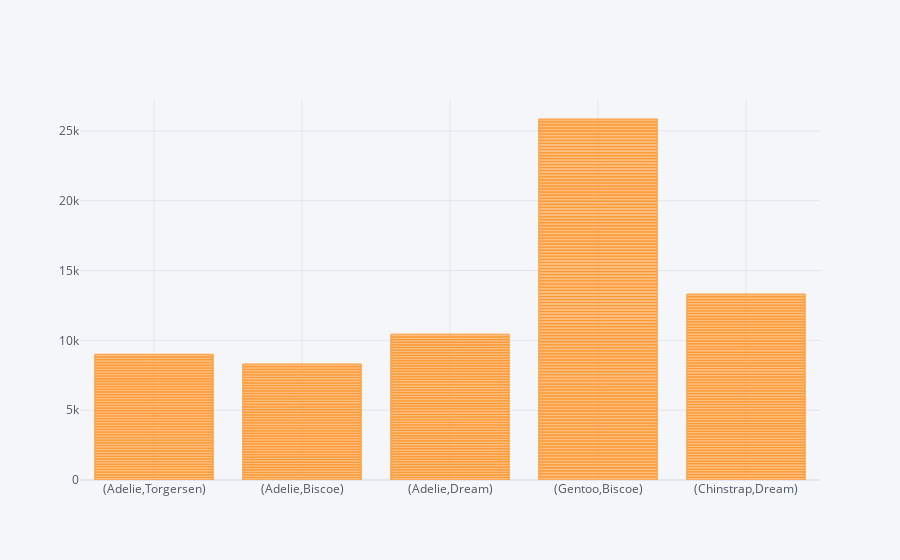

The code cell stored with this chart in its notebook:
### Code cell
df.iplot(kind='bar', x=['species', 'island'],y='flipper_length_mm')

### Figure 1 — Plotly figure (JSON) as saved in the notebook; plotly's stock layout.template omitted (floating-point values rounded to 4 significant figures; data arrays with more than 128 entries replaced by an {"elided": "..."} marker saying what was removed)
{"data": [{"marker": {"color": "rgba(255, 153, 51, 0.6)", "line": {"color": "rgba(255, 153, 51, 1.0)", "width": 1}}, "name": "flipper_length_mm", "orientation": "v", "text": "", "type": "bar", "x": {"elided": "333 str values"}, "y": {"elided": "333 int values"}}], "layout": {"legend": {"bgcolor": "#F5F6F9", "font": {"color": "#4D5663"}}, "paper_bgcolor": "#F5F6F9", "plot_bgcolor": "#F5F6F9", "title": {"font": {"color": "#4D5663"}}, "xaxis": {"gridcolor": "#E1E5ED", "showgrid": true, "tickfont": {"color": "#4D5663"}, "title": {"font": {"color": "#4D5663"}, "text": ""}, "zerolinecolor": "#E1E5ED"}, "yaxis": {"gridcolor": "#E1E5ED", "showgrid": true, "tickfont": {"color": "#4D5663"}, "title": {"font": {"color": "#4D5663"}, "text": ""}, "zerolinecolor": "#E1E5ED"}}}
